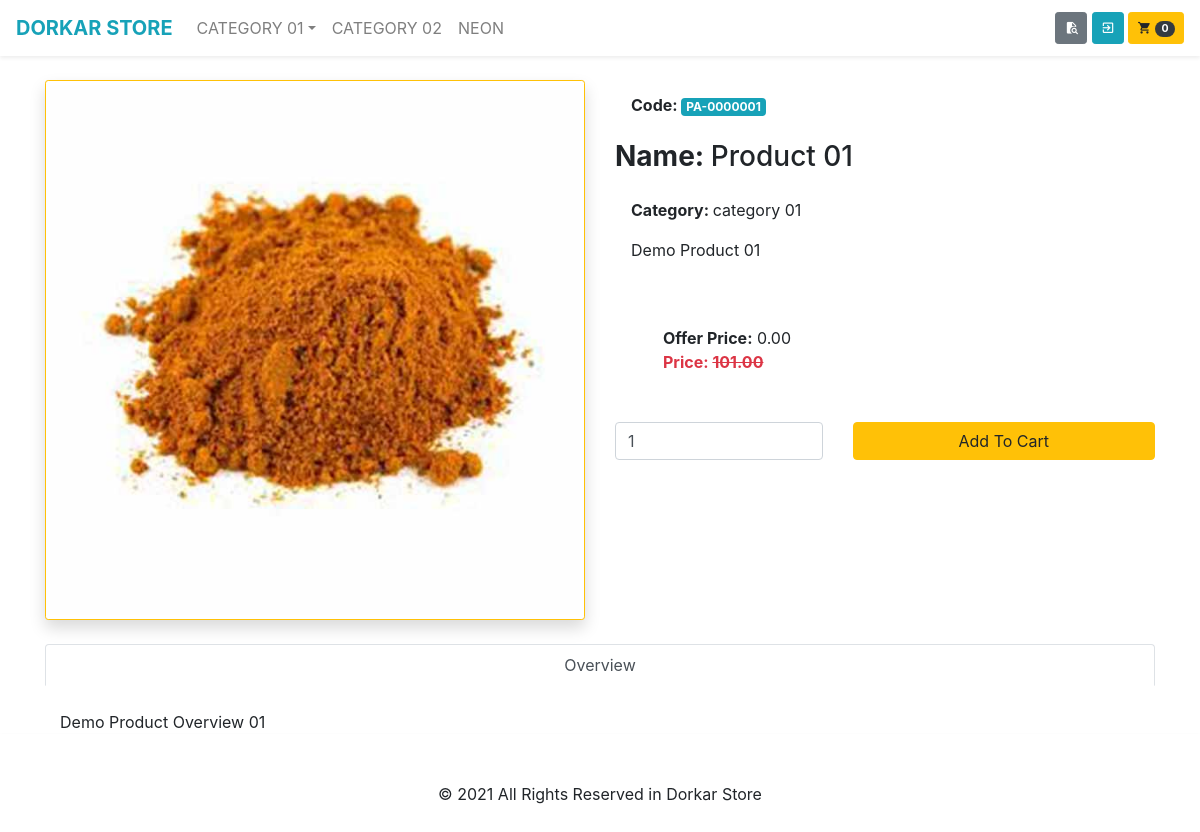
The page /product/PA-0000001 on the database its author committed.
### tables this page shows
CREATE TABLE `ci_settings` (
  `id` tinyint(10) UNSIGNED NOT NULL,
  `key` varchar(50) NOT NULL,
  `value` varchar(50) NOT NULL
);

CREATE TABLE `ci_categories` (
  `id` tinyint(3) UNSIGNED NOT NULL,
  `name` varchar(200) NOT NULL,
  `details` text DEFAULT NULL,
  `parent` tinyint(3) UNSIGNED NOT NULL DEFAULT 0,
  `top` tinyint(1) UNSIGNED NOT NULL DEFAULT 0,
  `order` tinyint(3) UNSIGNED NOT NULL DEFAULT 0,
  `status` tinyint(1) UNSIGNED NOT NULL DEFAULT 0
);

CREATE TABLE `ci_products` (
  `id` int(12) UNSIGNED NOT NULL,
  `name` varchar(200) NOT NULL,
  `details` varchar(255) NOT NULL,
  `category_id` tinyint(3) UNSIGNED NOT NULL,
  `overview` text DEFAULT NULL,
  `thumb` varchar(255) DEFAULT NULL,
  `code` varchar(10) NOT NULL,
  `quantity` int(5) NOT NULL DEFAULT 0,
  `offer` decimal(5,2) NOT NULL DEFAULT 0.00,
  `price` decimal(5,2) NOT NULL DEFAULT 0.00,
  `status` tinyint(1) UNSIGNED NOT NULL DEFAULT 0,
  `created_at` timestamp NOT NULL DEFAULT current_timestamp(),
  `updated_at` timestamp NOT NULL DEFAULT current_timestamp() ON UPDATE current_timestamp()
);

### application/core/PreLoader.php (called while the page is built, shortened)
<?php defined('BASEPATH') OR exit('No direct script access allowed');
 class PreLoader extends CI_Loader{
    public function store($part_name, $vars = array(), $return = FALSE){
        if($return):
            $content  = $this->view('frontend/header', $vars, $return);
            $content .= $this->view('frontend/'.$part_name, $vars, $return);
            $content .= $this->view('frontend/footer', $vars, $return);
            return $content;
        else:
            $this->view('frontend/header', $vars);
            $this->view('frontend/'.$part_name, $vars);
            $this->view('frontend/footer', $vars);
        endif;
    }
}
?>

### application/controllers/Products.php (called while the page is built, shortened)
<?php
class Products extends CI_Controller{
    public function single($code=null){
        $data['title']=$this->pm->product_by_code($code)->product_name;
        $data['sd']=$this->pm->product_by_code($code);
        $this->load->store('products/product', $data);
    }
}

### index.php (called while the page is built, shortened)
<?php
require_once BASEPATH.'core/CodeIgniter.php';

### application/helpers/common_helper.php (called while the page is built, shortened)
<?php defined('BASEPATH') OR exit('No direct script access allowed');
if(!function_exists('access')){
    function access($dep=0){
        $gi = & get_instance();
        if($gi->session->userdata('status')==1){
            if($dep==0){
                if (!empty($gi->session->userdata('id'))) { return true; }else{ return null; }
            }else{
                if(!empty($gi->session->userdata('id'))){
                    if (!empty($gi->session->userdata('role'))) { return true; }else{ return null; }
                }else{
                    return null;
                }
            }
        }else{
            return null;
        }
    }
}
if(!function_exists('setting')){
    function setting($key){
        $gi = & get_instance();
        return $gi->db->get_where('settings', array('key'=>$key))->row()->value;
    }
}
if(!function_exists('get_category')){
    function get_category($id=0){
        $gi = & get_instance();
        $fc = $id==0 ? $gi->db : $gi->db->where('parent',$id);
        return $fc->get_where('categories',array('status'=>1))->result();
    }
}
if(!function_exists('check_category')){
    function check_category($id=0){
        $cp=false;
        $gi = & get_instance();
        foreach ($gi->db->get_where('categories',array('parent'=>$id))->result() as $key => $value) {
            $cp=$value->parent ? true : false;
        }
        return $cp;
    }
}

### application/models/ProductsModel.php (called while the page is built, shortened)
<?php
class ProductsModel extends CI_Model{
    public function product($id=null, $all=false){
        $join=$this->db
        ->select('categories.id as category_id')
        ->select('categories.name as category_name')
        ->select('products.id as product_id')
        ->select('products.name as product_name')
        ->select('products.price as product_price')
        ->select('products.thumb as product_thumb')
        ->select('products.details as product_details')
        ->select('products.overview as product_overview')
        ->select('products.code as product_code')
        ->select('products.quantity as product_quantity')
        ->select('products.offer as product_offer')
        ->select('products.status as product_status')
        ->join('categories','categories.id=products.category_id');
        if($all){
            return $id==null? $join->get('products')->result():$join->get('products')->row();
        }else{
            return $id==null? $join->get_where('products', array('products.status'=>1))->result():$join->get_where('products', array('products.status'=>1))->row();
        }
    }
    public function product_by_code($code){
      return $this->product($this->db->get_where('products',array('code'=>$code))->row('id'));
    }
}

### application/views/frontend/products/product.php (the view, shortened to what this page needs)
<section class="product-details">
    <div class="container">
        <div class="row py-4">
            <div class="col-6">
                <img class="img-fluid img-thumbnail border border-warning rounded-sm shadow" src="<?=$sd->product_thumb?>" alt="<?=$sd->product_name?>">
            </div>
            <div class="col-6">
                <div class="row">
                    <div class="col-12">
                        <h6 class="m-3"><b>Code: </b><span class="badge badge-info"><?=$sd->product_code?></span></h6>
                        <h3 class="my-4"> <b>Name: </b> <?=$sd->product_name?></h3>
                        <p class="m-3"> <b>Category: </b> <?=$sd->category_name?></p>
                        <p class="m-3"><?=$sd->product_details?></p>
                        <div class="p-5">
                            <b>Offer Price:</b> <?=$sd->product_offer?>
                            <br>
                            <b class="text-danger">Price:
                                <s><?=$sd->product_price?></s>
                            </b>
                        </div>
                    </div>
                    <div class="col-12">
                        <form class="row" action="<?=base_url('cart/add_load')?>" method="POST">
                            <div class="col-5">
                                <input type="number" name="qty" class="form-control" value="1" min="1" max="500">
                            </div>
                            <div class="col-7">
                                <button type="submit" class="btn btn-block btn-warning"> Add To Cart</button>
                            </div>
                        </form>
                    </div>
                </div>
            </div>
        </div>
    </div>
</section>
<section class="area-overview">
    <div class="container">
        <div class="row no-gutters">
            <div class="col-12">
                <ul class="nav nav-tabs nav-justified">
                    <li class="nav-item">
                        <a class="nav-link active" data-toggle="tab" href="#overview">Overview</a>
                    </li>
                </ul>
                <div class="tab-content pt-4">
                    <div class="tab-pane container active" id="overview"><?=$sd->product_overview?> </div>
                </div>
            </div>
        </div>
    </div>
</section>

### application/views/frontend/header.php (shortened to what this page needs)
<!DOCTYPE html>
<html lang="en">
<head>
	<link href="<?=base_url();?>assets/vendors/mdi/css/materialdesignicons.min.css" rel="stylesheet">
	<link href="<?=base_url();?>assets/vendors/bootstrap/bootstrap.min.css" rel="stylesheet">
	<link href="<?=base_url();?>assets/vendors/slick/slick.css" rel="stylesheet"/>
	<link href="<?=base_url();?>assets/vendors/slick/slick-theme.css" rel="stylesheet"/>
	<link href="<?=base_url();?>assets/styles/common.css" rel="stylesheet"/>
</head>
<body>
<header class="app-header sticky-top shadow-sm">
<nav class="navbar navbar-expand-lg navbar-light">
  <a class="navbar-brand text-center d-none d-lg-block" href="<?=base_url();?>">
    <b class="text-uppercase text-info"><?=setting('store_name')?></b>
  </a>
  <div class="mr-auto d-none d-lg-block">
    <ul class="navbar-nav text-uppercase">
      <?php foreach (get_category() as $pid => $parent): if($parent->top==0) continue; ?>
        <?php if(check_category($parent->id)==0):?>
        <li class="nav-item">
          <a class="nav-link" href="<?=base_url('category-'.$parent->id);?>"><?=$parent->name?></a>
        </li>
        <?php else:?>
        <li class="nav-item dropdown">
          <a class="nav-link dropdown-toggle" href="javascript:void(0);" role="button" data-toggle="dropdown"><?=$parent->name?></a>
          </li>
        <?php endif;?>
      <?php endforeach;?>
    </ul>
  </div>
  <div class="shortcut">
    <a class="btn btn-sm btn-secondary" data-toggle="collapse" href="#appSearch" aria-controls="appSearch">
        <i class="mdi mdi-file-search"></i>
    </a>
    <div class="dropdown d-inline">
        <button type="button" class="btn btn-sm btn-info" data-toggle="dropdown">
          <?php if (access()):?>
            <i class="mdi mdi-account"></i>
          <?php else:?>
            <i class="mdi mdi-login-variant"></i>
          <?php endif;?>
        </button>
    </div>
    <div class="dropdown d-inline">
        <button type="button" class="btn btn-sm btn-warning" data-toggle="dropdown">
          <i class="mdi mdi-cart"></i>
          <span class="badge badge-pill badge-dark" id="cartCount"><?=count($this->cart->contents())?></span>
        </button>
    </div>
  </div>
</nav>
</header>
<main class="app-body">

### application/views/frontend/footer.php (shortened to what this page needs)
</main>
<footer class='app-footer py-5 shadow-sm'>
    <div class="container">
        <div class="row text-center">
            <div class="col-12">
                <p class='credit'> © <?=date('Y')?> All Rights Reserved in <?=setting('store_name')?></p>
            </div>
        </div>
    </div>
</footer>
</body>
</html>

### assets/styles/common.css (style rules this page uses)
.app-header { background-color: white; }
.app-body { min-height: 60vh; }

### rows shown on the page
ci_settings: value "DORKAR STORE", value "Dorkar Store"
ci_categories: name "CATEGORY 01", name "category 01"
ci_categories: name "CATEGORY 02"
ci_categories: name "NEON"
ci_products: thumb (picture), code "PA-0000001", name "Product 01", details "Demo Product 01", offer "0.00", price "101.00", overview "Demo Product Overview 01"

### other values the page prints
count($this->cart->contents()) "0"
